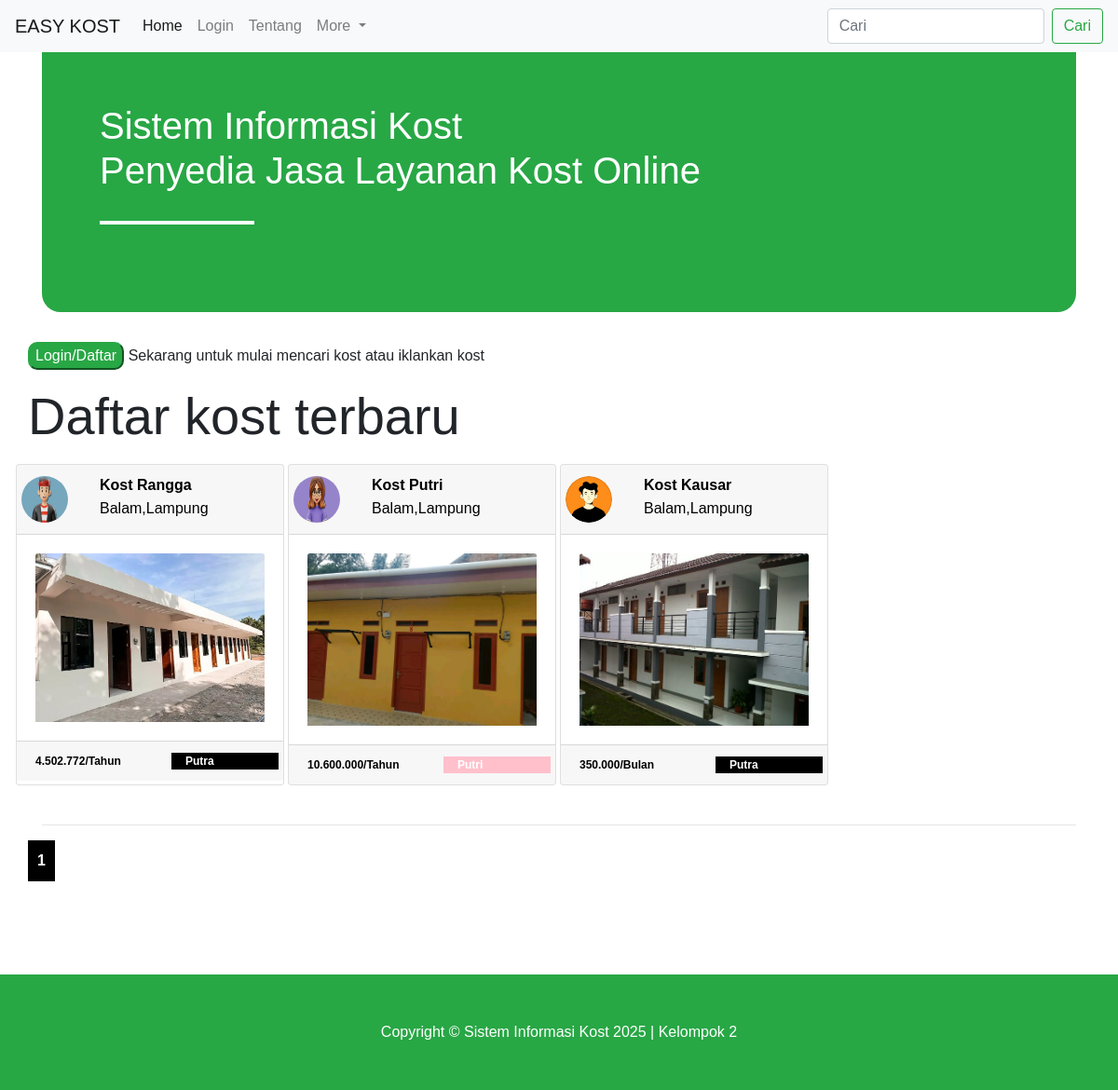
The page / on the database its author committed.
### tables this page shows
CREATE TABLE `kost` (
  `id_kost` int(11) NOT NULL,
  `nama_kost` varchar(255) NOT NULL,
  `tipe_kost` varchar(255) NOT NULL,
  `jenis_kost` varchar(255) NOT NULL,
  `jumlah_kamar` int(11) NOT NULL,
  `tanggal_tagih` date NOT NULL,
  `nama_pemilik` text NOT NULL,
  `nama_bank` text NOT NULL,
  `no_rekening` int(11) NOT NULL,
  `foto_bangunan_utama` varchar(255) NOT NULL,
  `foto_kamar` varchar(255) NOT NULL,
  `foto_kamar_mandi` varchar(255) NOT NULL,
  `foto_interior` varchar(255) NOT NULL,
  `provinsi` varchar(25) NOT NULL,
  `kota` varchar(25) NOT NULL,
  `kecamatan` varchar(25) NOT NULL,
  `kelurahan` varchar(25) NOT NULL,
  `alamat` varchar(255) NOT NULL,
  `harga_sewa` int(11) NOT NULL,
  `kontak` varchar(255) NOT NULL,
  `deskripsi` text NOT NULL,
  `id_pemilik` int(11) NOT NULL,
  `fasilitas_kost` text NOT NULL
);

CREATE TABLE `user` (
  `id` int(11) NOT NULL,
  `nama_lengkap` varchar(255) NOT NULL,
  `email` varchar(255) NOT NULL,
  `username` varchar(255) NOT NULL,
  `password` varchar(255) NOT NULL,
  `no_hp` varchar(255) NOT NULL,
  `pekerjaan` varchar(255) NOT NULL,
  `jenis_kelamin` varchar(25) NOT NULL,
  `foto_ktp` varchar(255) NOT NULL,
  `foto_profil` text NOT NULL,
  `roles` int(11) NOT NULL,
  `id_kost_saya` int(11) NOT NULL
);

### index.php (the view, shortened to what this page needs)
<?php
include 'template/header.php';
$jumlah_data_perhalaman = 8;
$jumlah_halaman = ceil($jumlah_data = mysqli_num_rows(mysqli_query($koneksi, "SELECT * FROM kost JOIN user ON kost.id_pemilik = user.id")) / $jumlah_data_perhalaman);
if (isset($_GET['halaman'])) {
  $halaman_aktif = $_GET['halaman'];
} else {
  $halaman_aktif = 1;
}
$awalData = ($jumlah_data_perhalaman * $halaman_aktif) - $jumlah_data_perhalaman;
$query = "SELECT * FROM kost  INNER JOIN user ON kost.id_pemilik = user.id LIMIT $awalData,$jumlah_data_perhalaman";
$data = mysqli_query($koneksi, $query);
function minfas($idkost, $tipe_kost)
{
  global $koneksi;
  $cost = mysqli_query($koneksi, "SELECT min(biaya_fasilitas) FROM kamar WHERE id_kost=$idkost");
  $p = mysqli_fetch_array($cost);
  if ($tipe_kost == "Bulan") {
    return $p['min(biaya_fasilitas)'];
  } else if ($tipe_kost == "Tahun") {
    return $p['min(biaya_fasilitas)'] * 12;
  }
}
?>
<body>
  <div class="container">
    <div class="row">
      <p><a href="login.php"><button class="btn-success" style="border-radius: 10px;">Login/Daftar</button></a> Sekarang untuk mulai mencari kost atau iklankan kost</p>
    </div>
    <div class="row">
      <p class="display-4">Daftar kost terbaru</p>
    </div>
    <div class="row">
      <div class="row kartu">
        <?php while ($d = mysqli_fetch_array($data)) {
        ?>
          <div class="card" style="width: 18rem;">
            <a href="kost/tampilan-kost.php?id_kost=<?php echo $d['id_kost'] ?>">
              <div class="card-header">
                <div class="row">
                  <div class="col-md-3">
                    <div class="row">
                      <img src="img/profil/<?php echo $d['foto_profil'] ?>" class="thumbnail img-responsive rounded-circle mr-3" height="50px" width="50px" alt="avatar">
                    </div>
                  </div>
                  <div class="col">
                    <div class="card-text">
                      <h6 class="card-title font-weight-bold mb-1"><?php echo $d['nama_kost'] ?></h6>
                      <p class="card-text"><?php echo $d['kota'] . ',' . $d['provinsi'] ?></p>
                    </div>
                  </div>
                </div>
              </div>
              <div class="card-body">
                <img height="" class="card-img-top" src="img/foto_kost/kamar/<?php echo $d['foto_kamar'] ?>" alt="Card image cap">
              </div>
              <div class="card-footer">
                <div class="row">
                  <div class="col-md-7" style="font-size:12px;font-weight:bold"><?php echo number_format($d['harga_sewa'] + minfas($d['id_kost'], $d['tipe_kost']), 0, ',', '.') . '/' . $d['tipe_kost'] ?></div>
                  <?php
                  if ($d['jenis_kost'] == "Putri") {
                  ?>
                    <div class="col" style="background-color:pink;font-size:12px;font-weight:bold;color:white"><?php echo $d['jenis_kost'] ?></div>
                  <?php
                  } else if ($d['jenis_kost'] == "Putra") {
                  ?>
                    <div class="col" style="background-color:black;font-size:12px;font-weight:bold;color:white"><?php echo $d['jenis_kost'] ?></div>
                  <?php
                  } else if ($d['jenis_kost'] == "Campuran") {
                  ?>
                    <div class="col" style="background-color:purple;font-size:12px;font-weight:bold;color:white"><?php echo $d['jenis_kost'] ?></div>
                  <?php } ?>
                </div>
              </div>
            </a>
          </div>
        <?php  } ?>
      </div>
    </div>
    <br>
    <hr>
    <div class="row">
      <?php for ($i = 1; $i <= $jumlah_halaman; $i++) : ?>
        <?php if ($i == $halaman_aktif) : ?>
          <a style="font-weight: bold;background-color:black;padding:10px;color:white;" href="?halaman=<?php echo $i ?>"><?php echo $i ?></a>
        <?php else : ?>
          <a style="font-weight: bold;background-color:red;padding:10px;color:white" href="?halaman=<?php echo $i ?>"><?php echo $i ?></a>
        <?php endif; ?>
      <?php endfor; ?>
    </div>
  </div>
</body>
<?php
include "template/footer.php";
?>

### template/header.php (style rules this page uses)
* { font-family: Arial, Helvetica, sans-serif; }

### index.php (style rules this page uses)
.card { margin: 2px; }
a { text-decoration: none; color: black }

### rows shown on the page
kost: id_pemilik.foto_profil (picture), nama_kost "Kost Rangga", kota "Balam", provinsi "Lampung", foto_kamar (picture), tipe_kost "4.502.772", tipe_kost "Tahun", jenis_kost "Putra"
kost: id_pemilik.foto_profil (picture), nama_kost "Kost Putri", kota "Balam", provinsi "Lampung", foto_kamar (picture), tipe_kost "10.600.000", tipe_kost "Tahun", jenis_kost "Putri"
kost: id_pemilik.foto_profil (picture), nama_kost "Kost Kausar", kota "Balam", provinsi "Lampung", foto_kamar (picture), tipe_kost "350.000", tipe_kost "Bulan", jenis_kost "Putra"
